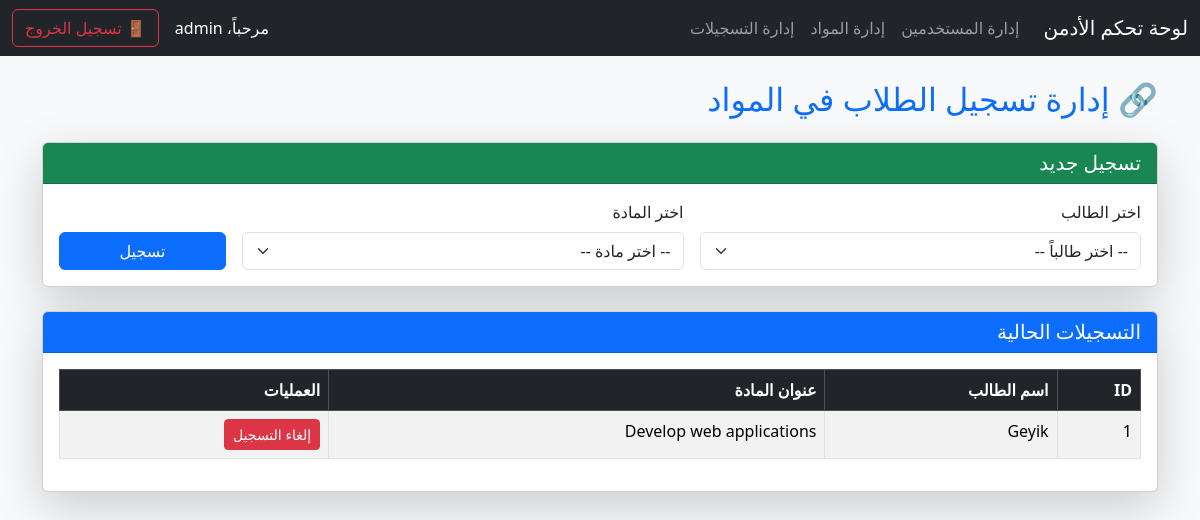
/admin/manage_enrollments.php (signed in), run on the app's committed database.
### tables this page shows
CREATE TABLE `enrollments` (
  `id` int(11) NOT NULL,
  `student_id` int(11) DEFAULT NULL,
  `course_id` int(11) DEFAULT NULL,
  `enrolled_at` timestamp NOT NULL DEFAULT current_timestamp()
);

CREATE TABLE `users` (
  `id` int(11) NOT NULL,
  `name` varchar(255) NOT NULL,
  `password` varchar(255) NOT NULL,
  `phone` varchar(255) DEFAULT NULL,
  `role` varchar(50) NOT NULL DEFAULT 'student'
);

CREATE TABLE `courses` (
  `id` int(11) NOT NULL,
  `title` varchar(255) NOT NULL,
  `description` text DEFAULT NULL,
  `teacher_id` int(11) DEFAULT NULL,
  `created_at` timestamp NOT NULL DEFAULT current_timestamp()
);

### admin/manage_enrollments.php (the view, shortened to what this page needs)
<?php
require '../includes/database.php';
$enrollments_query = $conn->prepare("
    SELECT
        e.id,
        u.name AS student_name,
        c.title AS course_title
    FROM enrollments e
    JOIN users u ON e.student_id = u.id
    JOIN courses c ON e.course_id = c.id
    ORDER BY u.name, c.title
");
$enrollments_query->execute();
$enrollments = $enrollments_query->get_result();
?>
<!DOCTYPE html>
<html lang="ar" dir="rtl">
<head>
    <link href="https://cdn.jsdelivr.net/npm/bootstrap@5.3.3/dist/css/bootstrap.rtl.min.css" rel="stylesheet">
</head>
<body class="bg-light">
    <?php require_once '../includes/admin_navbar.php'; ?>
    <div class="container mt-4">
        <div class="d-flex justify-content-between align-items-center mb-3">
            <h2 class="text-primary">🔗 إدارة تسجيل الطلاب في المواد</h2>
        </div>
        <div class="card shadow-lg mb-4">
            <div class="card-header bg-success text-white">
                <h5 class="mb-0">تسجيل جديد</h5>
            </div>
            <div class="card-body">
                <form action="enroll_process.php" method="POST">
                    <div class="row g-3">
                        <div class="col-md-5">
                            <label for="student_id" class="form-label">اختر الطالب</label>
                            <select name="student_id" id="student_id" class="form-select" required>
                                <option value="">-- اختر طالباً --</option>
                            </select>
                        </div>
                        <div class="col-md-5">
                            <label for="course_id" class="form-label">اختر المادة</label>
                            <select name="course_id" id="course_id" class="form-select" required>
                                <option value="">-- اختر مادة --</option>
                            </select>
                        </div>
                        <div class="col-md-2 d-flex align-items-end">
                            <button type="submit" class="btn btn-primary w-100">تسجيل</button>
                        </div>
                    </div>
                </form>
            </div>
        </div>
        <div class="card shadow-lg">
            <div class="card-header bg-primary text-white">
                <h5 class="mb-0">التسجيلات الحالية</h5>
            </div>
            <div class="card-body">
                <table class="table table-bordered table-striped table-hover">
                    <thead class="table-dark">
                        <tr>
                            <th>ID</th>
                            <th>اسم الطالب</th>
                            <th>عنوان المادة</th>
                            <th>العمليات</th>
                        </tr>
                    </thead>
                    <tbody>
                        <?php if ($enrollments->num_rows > 0): ?>
                            <?php while ($enrollment = $enrollments->fetch_assoc()): ?>
                                <tr>
                                    <td><?= $enrollment['id'] ?></td>
                                    <td><?= htmlspecialchars($enrollment['student_name']) ?></td>
                                    <td><?= htmlspecialchars($enrollment['course_title']) ?></td>
                                    <td>
                                        <a href="unenroll.php?id=<?= $enrollment['id'] ?>" class="btn btn-sm btn-danger"
                                            onclick="return confirm('هل أنت متأكد من إلغاء تسجيل هذا الطالب؟')">إلغاء
                                            التسجيل</a>
                                    </td>
                                </tr>
                            <?php endwhile; ?>
                        <?php else: ?>
                            <tr>
                                <td colspan="4" class="text-center">لا توجد تسجيلات حاليًا.</td>
                            </tr>
                        <?php endif; ?>
                    </tbody>
                </table>
            </div>
        </div>
    </div>
</body>
</html>

### data on the page
enrollments: id "1", student.name "Geyik", course.title "Develop web applications"

### other printed values
$_SESSION['name'] "admin"
